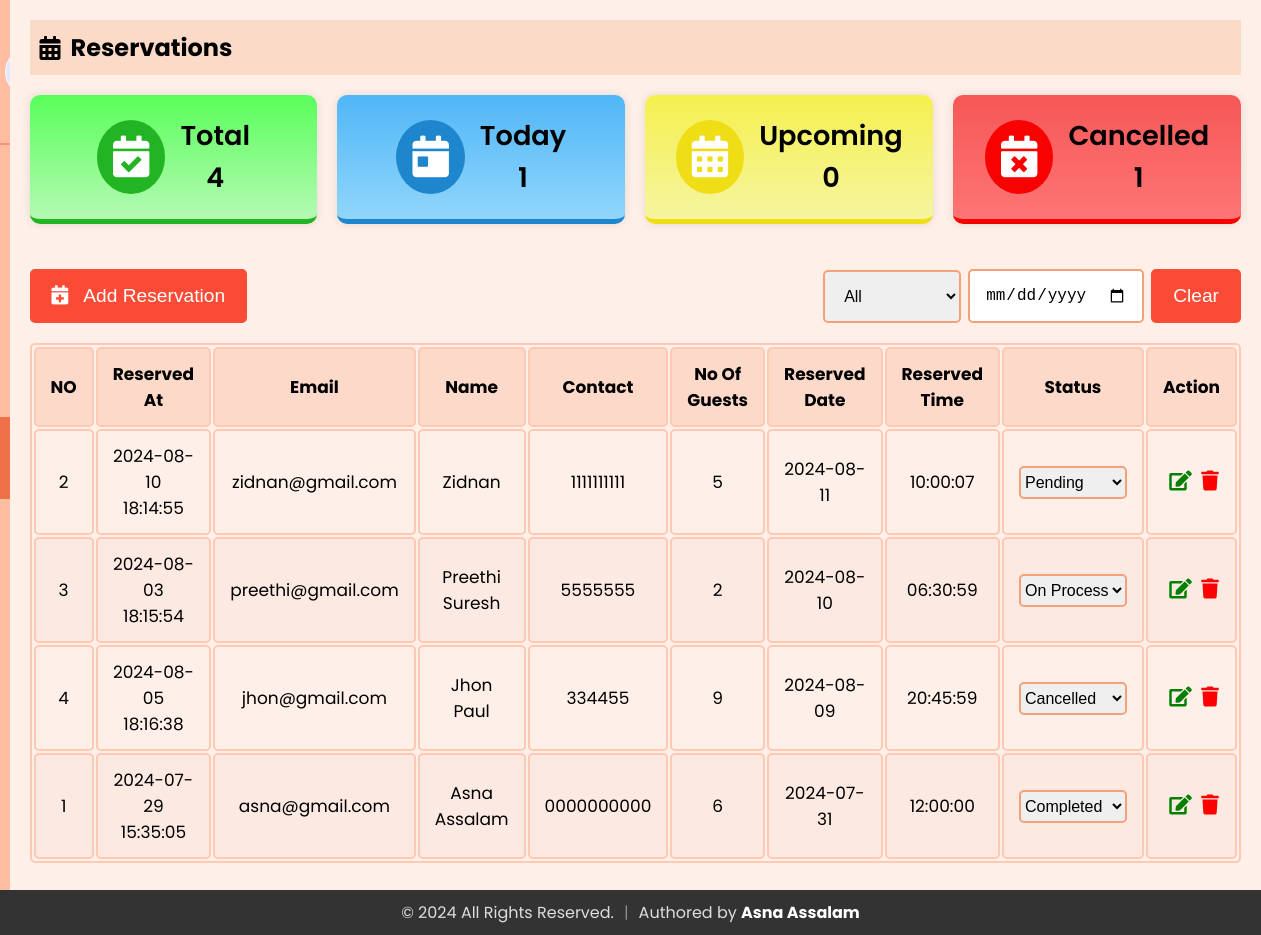
The app's page /Admin/reservations.php (signed in) with its own data.
### tables this page shows
CREATE TABLE `staff` (
  `id` int(11) NOT NULL,
  `firstName` varchar(50) NOT NULL,
  `lastName` varchar(50) NOT NULL,
  `email` varchar(100) NOT NULL,
  `contact` varchar(15) DEFAULT NULL,
  `role` enum('superadmin','admin','delivery boy','waiter') NOT NULL,
  `password` varchar(255) NOT NULL,
  `createdAt` timestamp NOT NULL DEFAULT current_timestamp(),
  `updatedAt` timestamp NOT NULL DEFAULT current_timestamp() ON UPDATE current_timestamp(),
  `profile_image` varchar(255) NOT NULL DEFAULT 'default.jpg'
);

CREATE TABLE `reservations` (
  `email` varchar(255) NOT NULL,
  `name` varchar(255) NOT NULL,
  `contact` varchar(10) NOT NULL,
  `noOfGuests` int(50) NOT NULL,
  `reservedTime` time NOT NULL,
  `reservedDate` date NOT NULL,
  `reservedAt` timestamp NOT NULL DEFAULT current_timestamp(),
  `status` enum('Pending','On Process','Completed','Cancelled') NOT NULL DEFAULT 'Pending',
  `reservation_id` int(11) NOT NULL
);

### Admin/sidebar.php (called while the page is built, shortened)
<?php
include 'db_connection.php';
$admin_email = isset($_SESSION['email']) ? $_SESSION['email'] : '';
function getAdminInfo($email)
{
  global $conn;
  $stmt = $conn->prepare("SELECT firstName, lastName, email, profile_image FROM staff WHERE email = ?");
  $stmt->bind_param("s", $email);
  $stmt->execute();
  $stmt->bind_result($firstName, $lastName, $email,  $profile_image);
  return [
    'firstName' => $firstName ?: '',
    'lastName' => $lastName ?: '',
    'email' => $email ?: '',
    'profile_image' => $profile_image ?: 'default.jpg'
  ];
}
$admin_info = getAdminInfo($admin_email);
?>

### Admin/reservations.php (the view, shortened to what this page needs)
<?php
include 'db_connection.php';
$sql_total = "SELECT COUNT(*) AS total FROM reservations";
$result_total = $conn->query($sql_total);
$row_total = $result_total->fetch_assoc();
$totalReservations = $row_total['total'];
$sql_today = "SELECT COUNT(*) AS today FROM reservations WHERE DATE(reservedDate) = CURDATE()";
$result_today = $conn->query($sql_today);
$row_today = $result_today->fetch_assoc();
$todaysReservations = $row_today['today'];
$sql_upcoming = "SELECT COUNT(*) AS upcoming FROM reservations WHERE reservedDate > CURDATE() AND status != 'Cancelled' AND status != 'Completed' AND status != 'On Process'";
$result_upcoming = $conn->query($sql_upcoming);
$row_upcoming = $result_upcoming->fetch_assoc();
$upcomingReservations = $row_upcoming['upcoming'];
$sql_cancelled = "SELECT COUNT(*) AS cancelled FROM reservations WHERE status = 'Cancelled'";
$result_cancelled = $conn->query($sql_cancelled);
$row_cancelled = $result_cancelled->fetch_assoc();
$cancelledReservations = $row_cancelled['cancelled'];
$dateFilter = isset($_GET['dateFilter']) ? $_GET['dateFilter'] : '';
$query = "SELECT * FROM reservations";
$query .= " ORDER BY reservedDate DESC";
$result = $conn->query($query);
?>
<?php
include 'sidebar.php';
?>
<!DOCTYPE html>
<html lang="en">
<head>
  <link rel="stylesheet" href="https://cdnjs.cloudflare.com/ajax/libs/font-awesome/5.15.3/css/all.min.css">
  <link rel="stylesheet" href="sidebar.css">
  <link rel="stylesheet" href="admin_reservation.css">
</head>
<body>
  <div class="sidebar">
    <div class="profile-section">
      <img src="../uploads/<?php echo htmlspecialchars($admin_info['profile_image']); ?>" alt="Profile Picture">
    </div>
    <ul>
            <li><a href="index.php" ><i class="fas fa-chart-line"></i> Overview</a></li>
            <li><a href="admin_menu.php" ><i class="fas fa-utensils"></i> Menu Management</a></li>
            <li><a href="admin_orders.php"><i class="fas fa-shopping-cart"></i> Orders</a></li>
            <li><a href="reservations.php" class="active"><i class="fas fa-calendar-alt"></i> Reservations</a></li>
            <li><a href="users.php"><i class="fas fa-users"></i> Users</a></li>
            <li><a href="reviews.php"><i class="fas fa-star"></i> Reviews</a></li>
            <li><a href="staffs.php" ><i class="fas fa-users"></i> Staffs</a></li>
            <li><a href="profile.php"><i class="fas fa-user"></i> Profile Setting</a></li>
            <li><a href="logout.php"><i class="fas fa-sign-out-alt"></i> Logout</a></li>
        </ul>
  </div>
  <div class="content">
    <div class="header">
      <h2><i class="fas fa-calendar-alt"></i> Reservations</h2>
    </div>
    <div>
      <div class="stats">
        <div class="stat-item" id="total">
          <div class="stat-icon" id="total-icon">
            <i class="fas fa-calendar-check"></i>
          </div>
          <div class="stat-text">
            <p>Total</p>
            <p><?php echo $totalReservations; ?></p>
          </div>
        </div>
        <div class="stat-item" id="today">
          <div class="stat-icon" id="today-icon">
            <i class="fas fa-calendar-day"></i>
          </div>
          <div class="stat-text">
            <p>Today</p>
            <p><?php echo $todaysReservations; ?></p>
          </div>
        </div>
        <div class="stat-item" id="upcoming">
          <div class="stat-icon" id="upcoming-icon">
            <i class="fas fa-calendar-alt"></i>
          </div>
          <div class="stat-text">
            <p>Upcoming</p>
            <p><?php echo $upcomingReservations; ?></p>
          </div>
        </div>
        <div class="stat-item" id="cancelled">
          <div class="stat-icon" id="cancelled-icon">
            <i class="fas fa-calendar-times"></i>
          </div>
          <div class="stat-text">
            <p>Cancelled</p>
            <p><?php echo $cancelledReservations; ?></p>
          </div>
        </div>
      </div>
      <div class="buttons-container">
        <button onclick="openaddReservationModal()"><i class="fas fa-calendar-plus"></i> &nbsp; Add Reservation</button>
        <div class="actions">
          <select id="statusFilter" name="statusFilter" onchange="filterByStatus()">
            <option value="">All</option>
          </select>
          <input type="date" id="dateFilter" name="dateFilter" value="<?php echo htmlspecialchars($dateFilter); ?>" onchange="filterByDate()">
          <button type="button" onclick="clearFilter()">Clear</button>
        </div>
      </div>
      <table id="userTable">
        <thead>
          <tr>
            <th>NO</th>
            <th>Reserved At</th>
            <th>Email</th>
            <th>Name</th>
            <th>Contact</th>
            <th>No Of Guests</th>
            <th>Reserved Date</th>
            <th>Reserved Time</th>
            <th>Status</th>
            <th>Action</th>
          </tr>
        </thead>
        <tbody>
          <?php
          if ($result->num_rows > 0) {
            while ($row = $result->fetch_assoc()) {
              echo "<tr>
      <td>{$row['reservation_id']}</td>
      <td>{$row['reservedAt']}</td>
      <td>{$row['email']}</td>
      <td>{$row['name']}</td>
      <td>{$row['contact']}</td>
      <td>{$row['noOfGuests']}</td>
      <td>{$row['reservedDate']}</td>
      <td>{$row['reservedTime']}</td>
      <td>
        <select id='status-{$row['reservation_id']}' onchange=\"updateStatus('{$row['reservation_id']}', this.value)\" class='status-select'>
          <option value='Pending' " . ($row['status'] == 'Pending' ? 'selected' : '') . ">Pending</option>
          <option value='On Process' " . ($row['status'] == 'On Process' ? 'selected' : '') . ">On Process</option>
          <option value='Completed' " . ($row['status'] == 'Completed' ? 'selected' : '') . ">Completed</option>
          <option value='Cancelled' " . ($row['status'] == 'Cancelled' ? 'selected' : '') . ">Cancelled</option>
        </select>
      </td>
      <td>
        <button id='editbtn' onclick='openEditReservationModal(this)' data-id='{$row['reservation_id']}' data-email='{$row['email']}' data-name='{$row['name']}' data-contact='{$row['contact']}' data-reservedDate='{$row['reservedDate']}' data-reservedTime='{$row['reservedTime']}' data-noOfGuests='{$row['noOfGuests']}' data-status='{$row['status']}'><i class='fas fa-edit'></i></button>
        <button id='deletebtn' onclick=\"deleteItem('{$row['reservation_id']}')\"><i class='fas fa-trash'></i></button>
      </td>
    </tr>";
            }
          } else {
            echo "<tr><td colspan='10' style='text-align: center;'>No Reservations Found</td></tr>";
          }
          ?>
        </tbody>
      </table>
    </div>
</body>
</html>

### Admin/sidebar.css (style rules this page uses)
* { margin: 0; padding: 0; box-sizing: border-box; }
body { background: #fef0e8; font-family: "Poppins", sans-serif; display: flex; flex-direction: row; margin: 0; }
.sidebar { width: 250px; background-color: #ffbda1; color: #1d1818; overflow: auto; position: relative; min-height: 100vh; font-size: 1.1rem }
.sidebar ul li a { display: block; padding: 15px; text-decoration: none; color: #1d1818; transition: background-color 0.3s; }
.sidebar ul li a.active { background-color:#ee7149; font-weight: bold; }
.sidebar ul { list-style-type: none; padding: 0; }
.content { flex: 1; padding: 20px; }
.header { padding: 10px; background-color: #fbdac7; margin-bottom: 20px; display: flex; align-items: center; }
.header h2 { display: flex; align-items: center; }
.header h2 i { margin-right: 10px; }
.profile-section { padding: 20px 5px 20px 5px; display: flex; align-items: center; border-bottom: 2px solid rgba(253, 108, 77, 0.5); }
.profile-section img { width: 50px; height: 50px; border-radius: 50%; margin-right: 15px; }
.sidebar ul li a.active { font-weight: bold; }

### Admin/admin_reservation.css (style rules this page uses)
* { margin: 0; padding: 0; }
body { background: #fef0e8; font-family: "Poppins", sans-serif; margin: 0; }
.content { margin-bottom: 40px; }
table { width: 100%; border: 2px solid #ffc9b3; font-size: 17px; text-align: center; cursor: pointer; border-radius: 5px; }
table th, table td { padding: 12px 15px; border: 2px solid #ffc9b3; border-radius: 5px; }
table th { background-color: #fdd9c9; }
table tr:nth-of-type(even) { background-color: #fce9e2; }
.header { padding: 10px; background-color: #fbdac7; margin-bottom: 20px; display: flex; align-items: center; }
.stats { display: flex; gap: 20px; margin-top: 20px; margin-bottom: 20px; }
.stats #total { background: linear-gradient(to bottom, rgb(90, 254, 90), rgb(180, 250, 180)); border-bottom: 5px solid rgb(34, 180, 34); }
.stats #today { background: linear-gradient(to bottom, rgb(80, 182, 246), rgb(145, 214, 251)); border-bottom: 5px solid rgb(29, 134, 204); }
.stats #upcoming { background: linear-gradient(to bottom, rgb(245, 240, 78), rgb(245, 245, 161)); border-bottom: 5px solid rgb(239, 221, 21); }
.stats #cancelled { background: linear-gradient(to bottom, rgb(246, 87, 87), rgb(254, 117, 117)); border-bottom: 5px solid rgb(248, 1, 1); }
.stat-item { display: flex; align-items: center; justify-content: center; padding: 20px; gap: 15px; border-radius: 10px; box-shadow: 0 0 10px rgba(0, 0, 0, 0.1); flex: 1; }
.stat-item div { display: flex; align-items: center; }
.stat-text { display: flex; flex-direction: column; }
.stat-item p, .stat-item h3 { margin: 0; font-size: 1.7rem; font-weight: 600; }
.stat-icon { font-size: 2.6rem; color: #fff; border-radius: 50%; padding: 16px; }
#total-icon { background: rgb(34, 180, 34); }
#today-icon { background: rgb(29, 134, 204); }
#upcoming-icon { background: rgb(239, 221, 21); }
#cancelled-icon { background: rgb(248, 1, 1); }
.status-select { border: 2px solid #f4a178; padding: 5px 0px 5px 0; font-size: 16px; border-radius: 5px; cursor: pointer; outline: none; }
#editbtn, #deletebtn { font-size: 20px; background: none; border: none; padding: 0 0 0 5px; outline: none; cursor: pointer; transition: transform 0.3s ease; }
#editbtn { color: green; }
#deletebtn { color: red; }
.buttons-container { display: flex; justify-content: space-between; align-items: center; margin-bottom: 0px; margin-top: 25px; }
button { background-color: #fb4a36; color: white; border: 2px solid #fb4a36; padding: 14px 20px; cursor: pointer; border-radius: 5px; transition: all 0.3s ease; font-size: 1.2rem; }
.actions { display: flex; align-items: center; margin-bottom: 20px; margin-top: 20px; gap: 7px; }
.actions select, .actions input { padding: 15px; font-size: 1rem; border-radius: 5px; border: 2px solid #f4a178; cursor: pointer; outline: none; }

### Admin/reservations.php (style rules this page uses)
.content { margin-bottom: 40px; }

### records on screen
staff: profile_image (placeholder picture)
reservations: reservation_id "2", reservedAt "2024-08-10 18:14:55", email "zidnan@gmail.com", name "Zidnan", contact "1111111111", noOfGuests "5", reservedDate "2024-08-11", reservedTime "10:00:07", status+reservation_id "Pending"
reservations: reservation_id "3", reservedAt "2024-08-03 18:15:54", email "preethi@gmail.com", name "Preethi Suresh", contact "5555555", noOfGuests "2", reservedDate "2024-08-10", reservedTime "06:30:59", status+reservation_id "On Process"
reservations: reservation_id "4", reservedAt "2024-08-05 18:16:38", email "jhon@gmail.com", name "Jhon Paul", contact "334455", noOfGuests "9", reservedDate "2024-08-09", reservedTime "20:45:59", status+reservation_id "Cancelled"
reservations: reservation_id "1", reservedAt "2024-07-29 15:35:05", email "asna@gmail.com", name "Asna Assalam", contact "0000000000", noOfGuests "6", reservedDate "2024-07-31", reservedTime "12:00:00", status+reservation_id "Completed"

### other values on screen
$totalReservations "4"
$todaysReservations "1"
$upcomingReservations "0"
$cancelledReservations "1"
